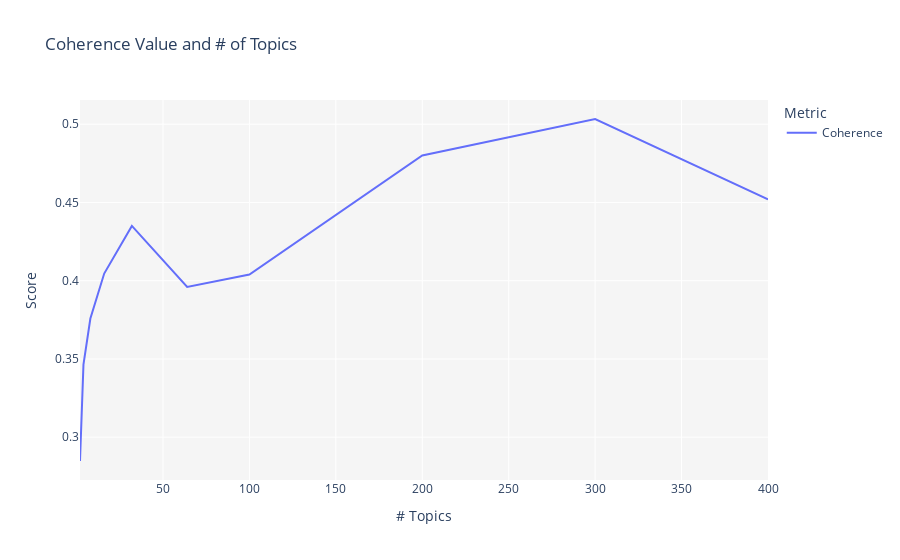

Write notebook code for a chart like this one.
### Markdown cell above
The Model with the *highest* coherence score is the best model based on **intrinsic** evaluation criteria. 

8, 32, and 300 are the best number of topics. It's ***strange*** that with sentences, we get a different number of optimal topics versus paragraphs (we had gotten 4 with paragraphs in class).

As appealing as it may sound that performance of a topic model can be captured in one number i.e. Coherence Score, it doesn't come without its downside.

The other popular measure is [perplexity](https://en.wikipedia.org/wiki/Perplexity). Perplexity captures how ***surprised*** a model is of new data it has not seen before. It is also a good score for **chatbots**, and we will see this later in the semester.

Perplerxity is measured as the normalized log-likelihood of a held-out test set. You can think of the perplexity metric as measuring how probable some new unseen data is, given the model that was learned earlier. 

That is to say, how well does the model represent or reproduce the statistics of the held-out data. 

However, [recent studies](https://towardsdatascience.com/evaluate-topic-model-in-python-latent-dirichlet-allocation-lda-7d57484bb5d0) have shown that predictive likelihood (or equivalently, perplexity) and human judgment are often not correlated, and even sometimes slightly anti-correlated. And so, optimizing for perplexity may not yield human interpretable topics.

We will now use pycaret's `tune_model()` function to determine the best number of topics. Best in this case will be defined by a standard measure of interest in supervised machine learning: **Accuracy**.

### Code cell
tuned_classification = tune_model(model = 'lda', multi_core = True)

### Figure 1 — Plotly figure (JSON) as saved in the notebook; plotly's stock layout.template omitted (floating-point values rounded to 4 significant figures)
{"data": [{"hovertemplate": "Metric=Coherence<br># Topics=%{x}<br>Score=%{y}<extra></extra>", "legendgroup": "Coherence", "line": {"color": "#636efa", "dash": "solid", "shape": "linear"}, "mode": "lines", "name": "Coherence", "orientation": "v", "showlegend": true, "type": "scatter", "x": [2, 4, 8, 16, 32, 64, 100, 200, 300, 400], "xaxis": "x", "y": [0.2848, 0.3463, 0.3758, 0.4046, 0.435, 0.396, 0.4039, 0.48, 0.5033, 0.452], "yaxis": "y"}], "layout": {"legend": {"title": {"text": "Metric"}, "tracegroupgap": 0}, "plot_bgcolor": "rgb(245,245,245)", "title": {"text": "Coherence Value and # of Topics"}, "xaxis": {"anchor": "y", "domain": [0, 1], "title": {"text": "# Topics"}}, "yaxis": {"anchor": "x", "domain": [0, 1], "title": {"text": "Score"}}}}
